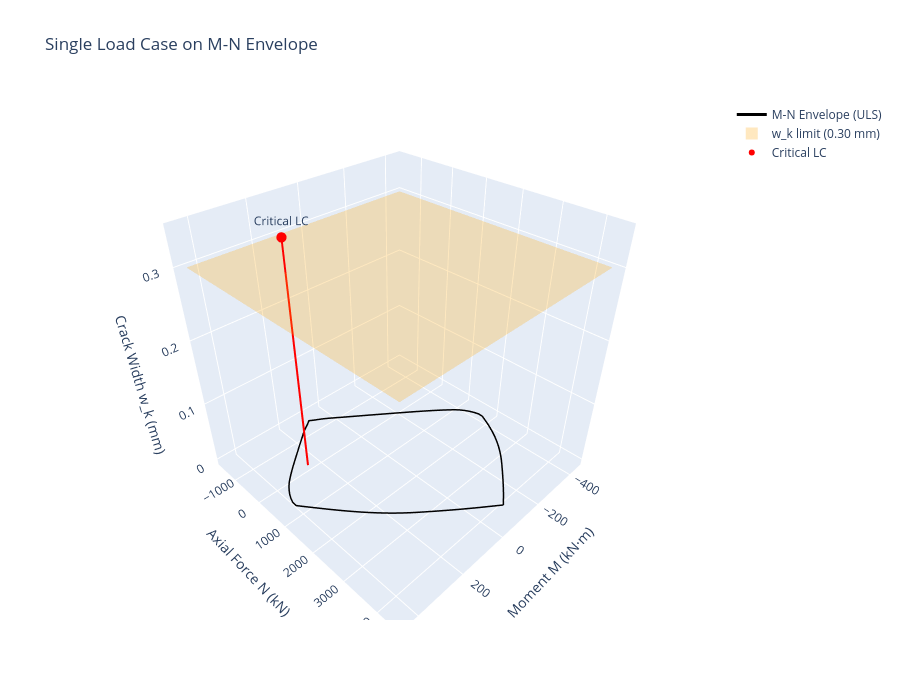

Here is the notebook cell this chart was saved with:
### Markdown cell above
## 8. 3D Stem Plot — Single Load Case Focus

The stem plot is also useful for highlighting a single critical load case in context.

### Code cell
single_lc = [{"name": "Critical LC", "M_Ed": 260, "N_Ed": 0}]

with warnings.catch_warnings():
    warnings.simplefilter("ignore")
    fig = check.plot_load_cases(
        single_lc,
        title="Single Load Case on M-N Envelope",
        show=False,
    )
fig.show()
